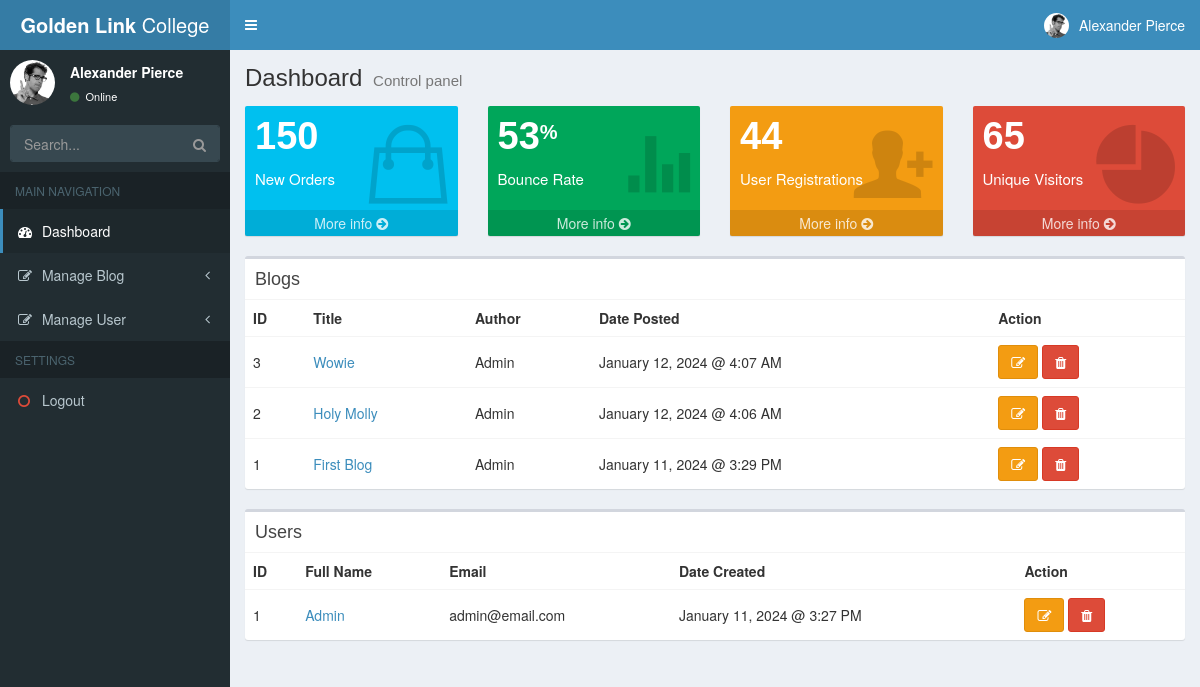
The app's page /backend/dashboard.php with its own data.
### tables this page shows
CREATE TABLE "users" (
	"id"	INTEGER NOT NULL,
	"full_name"	varchar(255),
	"email"	varchar(45),
	"password"	varchar(45),
	"created_at"	datetime,
	"updated_at"	datetime,
	PRIMARY KEY("id" AUTOINCREMENT)
);

### connection.php (called while the page is built, shortened)
<?php
$connection = new PDO('sqlite:' . __DIR__ . '/database.db');
function fetch_all($query) {
    $data = array();
    global $connection;
    $stmt = $connection->query($query);
    while ($row = $stmt->fetch()) {
        $data[] = $row;
    }
    return $data;
}

### backend/dashboard.php (the view, shortened to what this page needs)
<?php session_start();
require_once('header.php');
require_once('../connection.php');
$queryBlog = "SELECT blogs.id,full_name,title,description,blogs.created_at
FROM blogs
INNER JOIN users ON users.id = user_id
ORDER BY blogs.created_at DESC";
$blogs = fetch_all($queryBlog);
$queryUsers = "SELECT * FROM users";
$users = fetch_all($queryUsers);
?>
<section class="content">
    <div class="row">
        <div class="col-lg-3 col-xs-6">
            <div class="small-box bg-aqua">
                <div class="inner">
                    <h3>150</h3>
                    <p>New Orders</p>
                </div>
                <div class="icon">
                    <i class="ion ion-bag"></i>
                </div>
                <a href="#" class="small-box-footer">More info <i class="fa fa-arrow-circle-right"></i></a>
            </div>
        </div>
        <div class="col-lg-3 col-xs-6">
            <div class="small-box bg-green">
                <div class="inner">
                    <h3>53<sup style="font-size: 20px">%</sup></h3>
                    <p>Bounce Rate</p>
                </div>
                <div class="icon">
                    <i class="ion ion-stats-bars"></i>
                </div>
                <a href="#" class="small-box-footer">More info <i class="fa fa-arrow-circle-right"></i></a>
            </div>
        </div>
        <div class="col-lg-3 col-xs-6">
            <div class="small-box bg-yellow">
                <div class="inner">
                    <h3>44</h3>
                    <p>User Registrations</p>
                </div>
                <div class="icon">
                    <i class="ion ion-person-add"></i>
                </div>
                <a href="#" class="small-box-footer">More info <i class="fa fa-arrow-circle-right"></i></a>
            </div>
        </div>
        <div class="col-lg-3 col-xs-6">
            <div class="small-box bg-red">
                <div class="inner">
                    <h3>65</h3>
                    <p>Unique Visitors</p>
                </div>
                <div class="icon">
                    <i class="ion ion-pie-graph"></i>
                </div>
                <a href="#" class="small-box-footer">More info <i class="fa fa-arrow-circle-right"></i></a>
            </div>
        </div>
    </div>
    <div class="row">
        <div class="col-xs-12">
            <div class="box">
                <div class="box-header">
                    <h3 class="box-title">Blogs</h3>
                </div>
                <div class="box-body table-responsive no-padding">
                    <table class="table table-hover">
                        <tr>
                            <th>ID</th>
                            <th>Title</th>
                            <th>Author</th>
                            <th>Date Posted</th>
                            <th>Action</th>
                        </tr>
                        <?php foreach ($blogs as $blog) { ?>
                            <tr>
                                <td>
                                    <?= $blog['id'] ?>
                                </td>
                                <td>
                                    <a href="blog.php?id=<?= $blog['id'] ?>">
                                        <?= $blog['title'] ?>
                                    </a>
                                </td>
                                <td>
                                    <?= $blog['full_name'] ?>
                                </td>
                                <td>
                                    <?= date_format(date_create($blog['created_at']), "F d, Y @ g:i A") ?>
                                </td>
                                <td><a class="btn btn-warning">
                                        <i class="fa fa-edit"></i>
                                    </a>
                                    <a class="btn btn-danger">
                                        <i class="fa fa-trash"></i>
                                    </a>
                                </td>
                            </tr>
                        <?php } ?>
                    </table>
                </div>
            </div>
        </div>
        <div class="col-xs-12">
            <div class="box">
                <div class="box-header">
                    <h3 class="box-title">Users</h3>
                </div>
                <div class="box-body table-responsive no-padding">
                    <table class="table table-hover">
                        <tr>
                            <th>ID</th>
                            <th>Full Name</th>
                            <th>Email</th>
                            <th>Date Created</th>
                            <th>Action</th>
                        </tr>
                        <?php foreach ($users as $user) { ?>
                            <tr>
                                <td>
                                    <?= $user['id'] ?>
                                </td>
                                <td>
                                    <a href="user.php?id=<?= $user['id'] ?>">
                                        <?= $user['full_name'] ?>
                                    </a>
                                </td>
                                <td>
                                    <?= $user['email'] ?>
                                </td>
                                <td>
                                    <?= date_format(date_create($user['created_at']), "F d, Y @ g:i A") ?>
                                </td>
                                <td><a class="btn btn-warning">
                                        <i class="fa fa-edit"></i>
                                    </a>
                                    <a class="btn btn-danger">
                                        <i class="fa fa-trash"></i>
                                    </a>
                                </td>
                            </tr>
                        <?php } ?>
                    </table>
                </div>
            </div>
        </div>
</section>
<?php require_once('footer.php'); ?>

### backend/header.php (style rules this page uses)
.table>tbody>tr>td { vertical-align: middle !important; }

### records on screen
users: id "1", full_name "Admin", email "admin@email.com", created_at "January 11, 2024 @ 3:27 PM"

### other values on screen
$_SESSION['site-title'] "Dashboard"
$blog['id'] "3"
$blog['title'] "Wowie"
$blog['full_name'] "Admin"
date_format(date_create($blog['created_at']), "F d, Y @ g:i A") "January 12, 2024 @ 4:07 AM"
$blog['id'] "2"
$blog['title'] "Holy Molly"
date_format(date_create($blog['created_at']), "F d, Y @ g:i A") "January 12, 2024 @ 4:06 AM"
$blog['id'] "1"
$blog['title'] "First Blog"
date_format(date_create($blog['created_at']), "F d, Y @ g:i A") "January 11, 2024 @ 3:29 PM"
